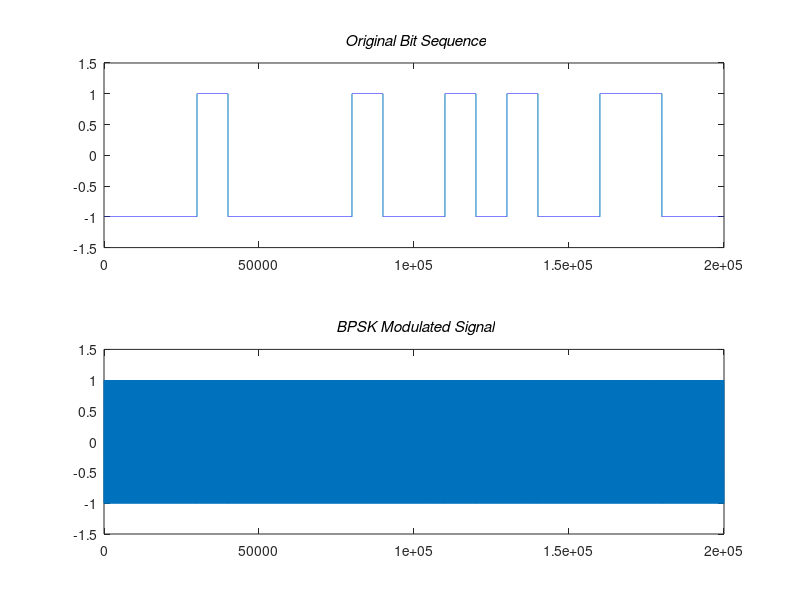
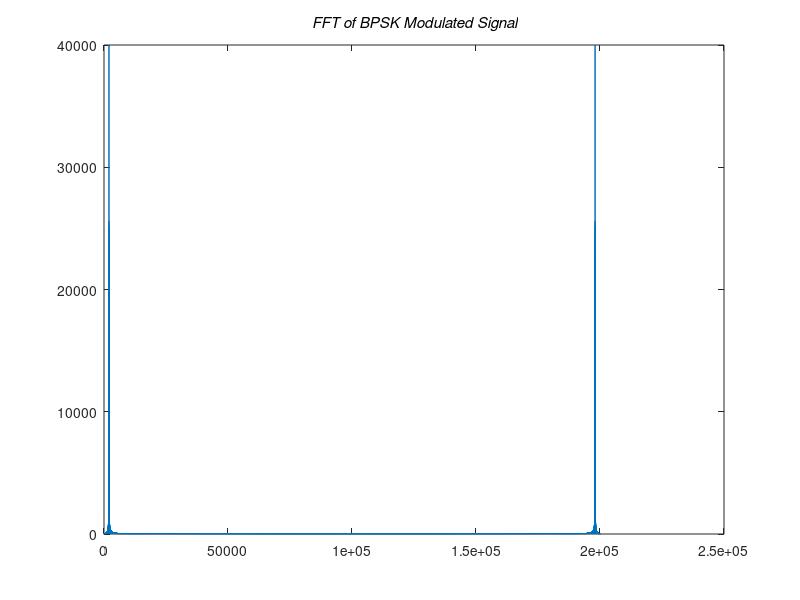
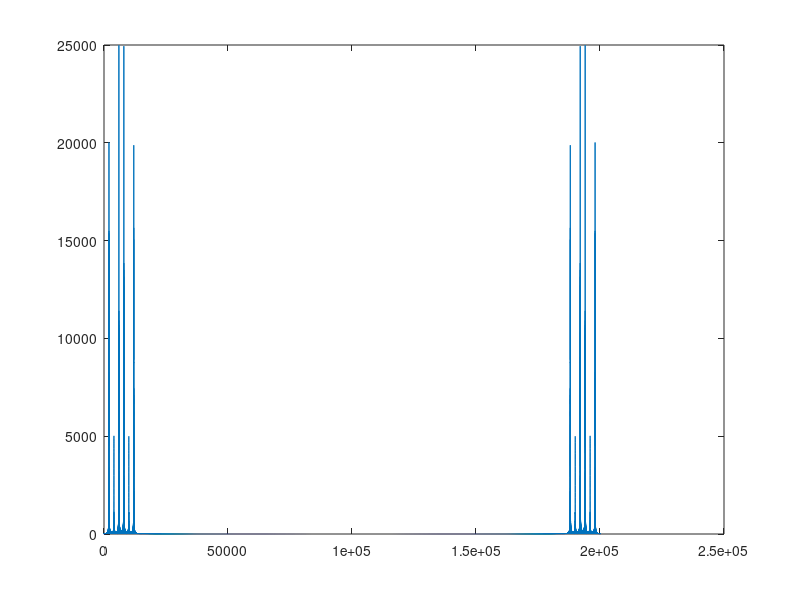
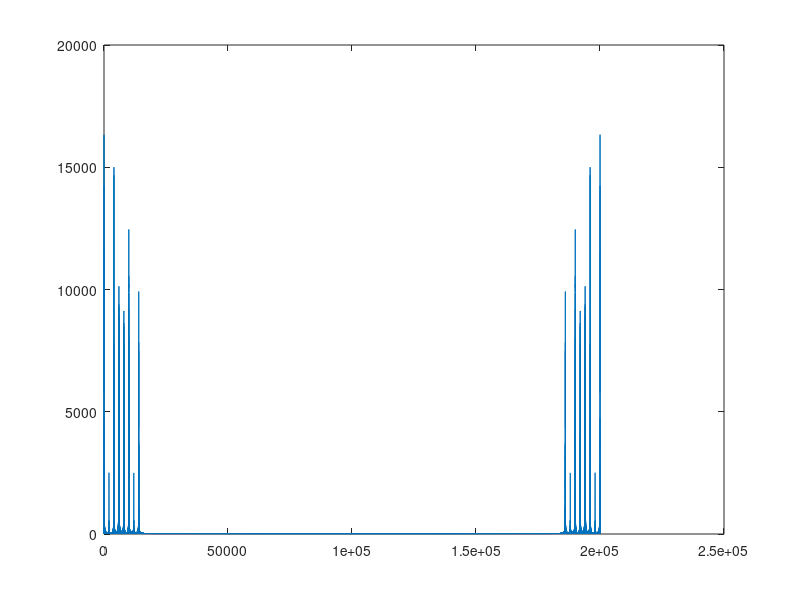

MATLAB code for these plots, in order:
%%%%%%%%%%%%%%%%%%%%%%%%%%%%%%%%%%%%
% Frequency Hopping Spread Spectrum
%%%%%%%%%%%%%%%%%%%%%%%%%%%%%%%%%%%%
clc
clear

% Generation of bit pattern
s=round(rand(1,20));    % Generating 20 bits
signal=[];  
carrier=[];
t=[0:10000];   
fc=.01;
for k=1:20
    if s(1,k)==0
        sig=-ones(1,10001);    % 10001 minus ones for bit 0
    else
        sig=ones(1,10001);     % 10001 ones for bit 1
    end
    c=cos(2*pi*fc*t);   
    carrier=[carrier c];
    signal=[signal sig];
end
subplot(2,1,1);
plot(signal);
axis([-1 200050 -1.5 1.5]);
title('\bf\it Original Bit Sequence');

% BPSK Modulation of the signal
bpsk_sig=signal.*carrier;   % Modulating the signal
subplot(2,1,2);
plot(bpsk_sig)
axis([-1 200050 -1.5 1.5]);
title('\bf\it BPSK Modulated Signal');

% FFT Plot of BPSK Modulated Signal
figure,plot([1:200020],abs(fft(bpsk_sig)))
title('\bf\it FFT of BPSK Modulated Signal');

% Preparation of Six carrier frequencies
fc1=.01;
fc2=.02;
fc3=.03;
fc4=.04;
fc5=.05;
fc6=.06;
c1=cos(2*pi*fc1*t);
c2=cos(2*pi*fc2*t);
c3=cos(2*pi*fc3*t);
c4=cos(2*pi*fc4*t);
c5=cos(2*pi*fc5*t);
c6=cos(2*pi*fc6*t);

% Random frequency hopps to form a spread signal
spread_signal=[];
for n=1:20
    c=randint(1,1,[1 6]);
    switch(c)
        case(1)
            spread_signal=[spread_signal c1];
        case(2)
            spread_signal=[spread_signal c2];
        case(3)
            spread_signal=[spread_signal c3];
        case(4)
            spread_signal=[spread_signal c4];
        case(5)        
            spread_signal=[spread_signal c5];
        case(6)
            spread_signal=[spread_signal c6];
    end
end
figure,plot([1:200020],abs(fft(spread_signal)))

% Transformation of a BPSK signal into a wider band
freq_hopped_sig=bpsk_sig.*spread_signal;
figure,plot([1:200020],abs(fft(freq_hopped_sig)))